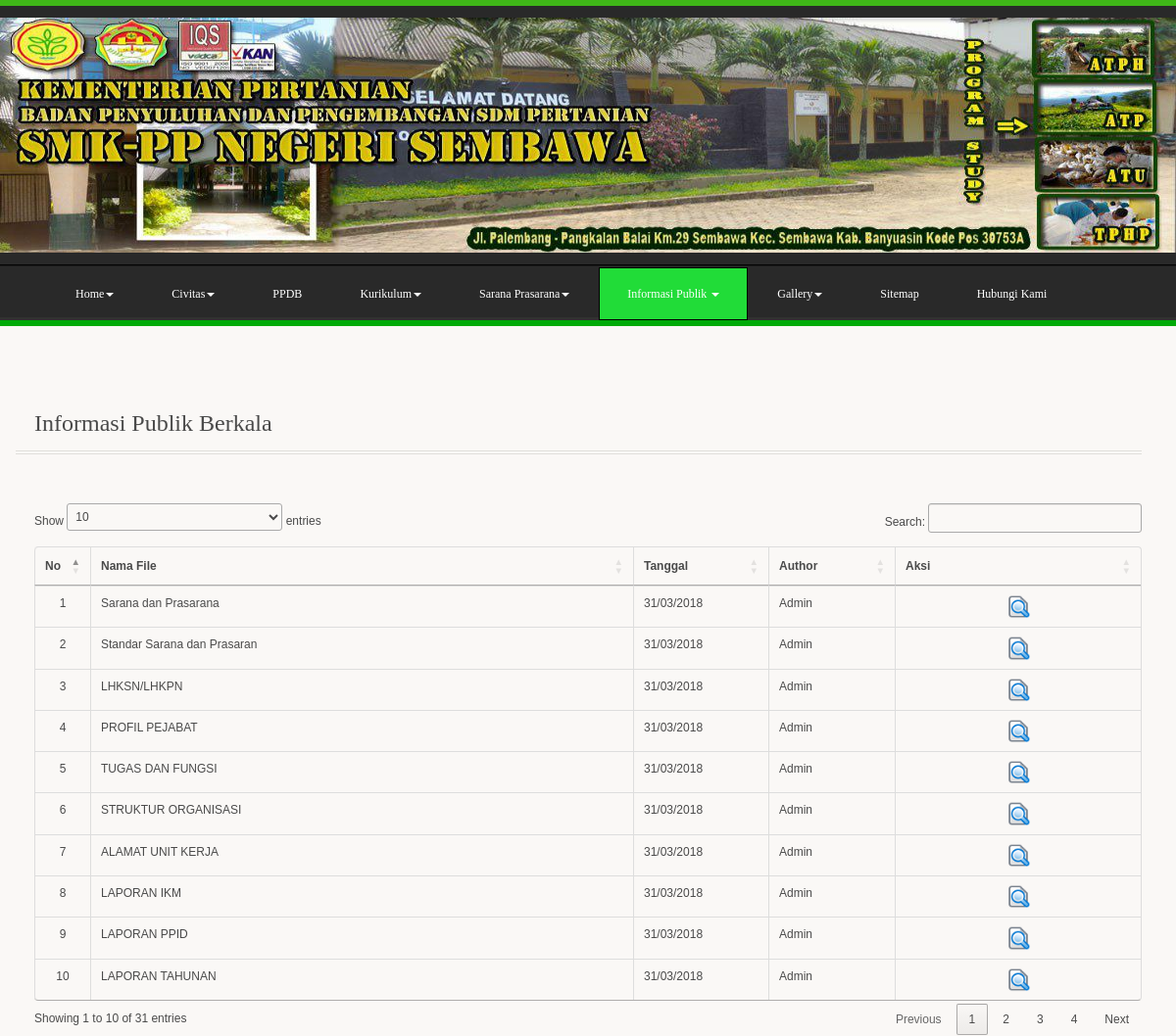
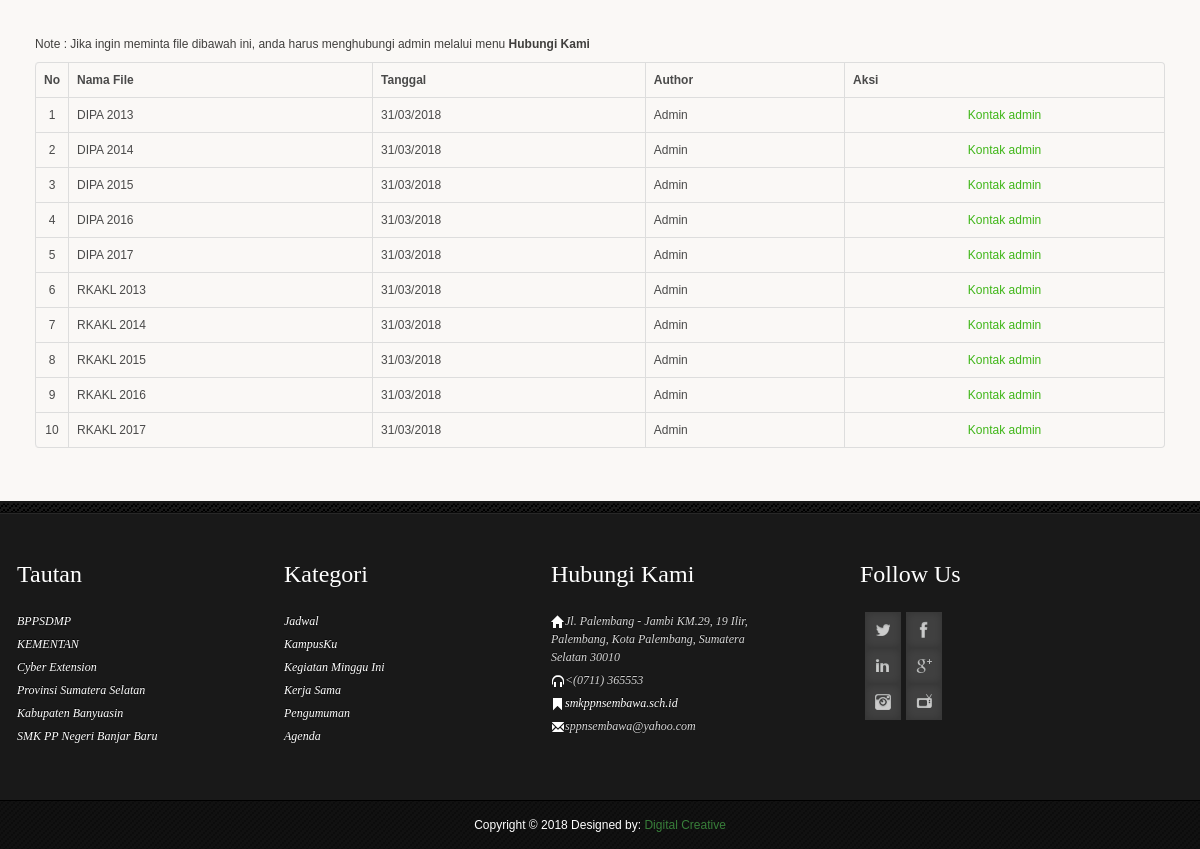
The app's page /index.php/informasi/informasi_publik_berkala with its own data (2 pictures, top to bottom).
### tables this page shows
CREATE TABLE `tbl_files` (
  `file_id` int(11) NOT NULL,
  `file_judul` varchar(120) DEFAULT NULL,
  `file_deskripsi` text,
  `file_tanggal` timestamp NULL DEFAULT CURRENT_TIMESTAMP,
  `file_oleh` varchar(60) DEFAULT NULL,
  `file_download` int(11) DEFAULT '0',
  `file_data` varchar(120) DEFAULT NULL,
  `kategori_file_id` int(11) NOT NULL
);

### application/controllers/Informasi.php (called while the page is built, shortened)
<?php
	class Informasi extends CI_Controller
	{
	function __construct()
	{
			$this->load->model('m_tulisan');
			$this->load->model('m_pengunjung');
			$this->load->model('m_files');
			$this->load->model('m_portfolio');
			$this->load->model('m_kontak');
			$this->load->model('m_galeri');
			$this->load->model('m_album');
    }
	function informasi_publik_berkala()
	{
		$y['title'] = 'Informasi Publik Berkala';
		$key = 1;
		$x['kontak'] =$this->m_files->get_file_by_name(4);
		$x['data']=$this->m_files->get_file_by_name($key);
		$this->load->view('v_header',$y);
		$this->load->view('v_sidebar',["side" => 6]);
		$this->load->view('v_i_p_berkala',$x);
		$this->load->view('v_footer');
	}
}
?>

### index.php (called while the page is built, shortened)
<?php
require_once BASEPATH.'core/CodeIgniter.php';

### application/models/M_files.php (called while the page is built, shortened)
<?php
class M_files extends CI_Model{
	function get_file_by_name($keyword){
		$hsl=$this->db->query("SELECT *,DATE_FORMAT(file_tanggal,'%d/%m/%Y') AS tanggal FROM tbl_files join tbl_kategori_files on kategori_file_id=kategori_f_id WHERE kategori_f_id = $keyword");
		return $hsl;
	}
}

### application/views/v_i_p_berkala.php (the view, shortened to what this page needs)
</section>
 <section class="content-holder b-none inner_content" style="margin-top: 50px;">
 	<section class="container2 container-fluid">
          <section class="row-fluid">
	<h2 class="heading">Informasi Publik Berkala</h2>
	<span class="border-line m-bottom" style="margin-top: 5px;margin-left: -19px;"></span>
<section class="page_content">
	<section class="span12 first">
		<table class="table table-bordered" id="myTable">
             <thead>
               <tr>
                 <th style="width: 20px;">No</th>
                 <th>Nama File</th>
                 <th>Tanggal</th>
                 <th>Author</th>
                 <th>Aksi</th>
               </tr>
             </thead>
             <tbody>
         		<?php
                       $no=0;
                       foreach ($data->result_array() as $d) :
                           $no++;
                           $judul=$d['file_judul'];
                           $oleh=$d['file_oleh'];
                           $tanggal=$d['tanggal'];
                           $file=$d['file_data'];
               ?>
         		<tr>
         			<td style="text-align: center;"><?php echo $no?></td>
         			<td><?php echo $judul?></td>
         			<td><?php echo $tanggal?></td>
         			<td><?php echo $oleh?></td>
         			<td style="text-align: center;"><a href="<?php echo base_url().'assets/files/'.$file?>" >
         				<img src="<?php echo base_url().'assets/img/View.png'?>" alt="Download" style=" width:11%;margin-bottom: 0px;">
         			</a></td>
         		</tr>
         		<?php endforeach;?>
             </tbody>
           </table>
           <br />
           <br />
           <p>Note : Jika ingin meminta file dibawah ini, anda harus menghubungi admin melalui menu <strong>Hubungi Kami</strong></p>
           <table class="table table-bordered" id="myTable">
             <thead>
               <tr>
                 <th style="width: 20px;">No</th>
                 <th>Nama File</th>
                 <th>Tanggal</th>
                 <th>Author</th>
                 <th>Aksi</th>
               </tr>
             </thead>
             <tbody>
             <?php
                       $no=0;
                       foreach ($kontak->result_array() as $c) :
                           $no++;
                           $judul=$c['file_judul'];
                           $oleh=$c['file_oleh'];
                           $tanggal=$c['tanggal'];
               ?>
             <tr>
               <td style="text-align: center;"><?php echo $no?></td>
               <td><?php echo $judul?></td>
               <td><?php echo $tanggal?></td>
               <td><?php echo $oleh?></td>
               <td style="text-align: center;"><a href="<?php echo base_url(). 'Informasi/hubungi_kami'?>" >
                 Kontak admin
               </a></td>
             </tr>
             <?php endforeach;?>
             </tbody>
           </table>
	</section>
</section>
</section>
 </section>

### assets/css/style.css (style rules this page uses)
article, aside, audio, canvas, command, datalist, details, embed, figcaption, figure, footer, header, hgroup, keygen, meter, nav, output, progress, section, source, video { display:block; margin:0; }
html, body { height:100%; margin:0; padding:0; }
a { text-decoration:none; outline:none; }
.first { margin-left:0 !important; }
.m-bottom { margin-bottom:0 !important; }
.content-holder { padding:40px 0; border-bottom:6px solid #3a813c; color:#4a4a4a; }
.content-holder.b-none { border:0; }
.border-line { background:url(../images/border-bg.png) repeat-x; height:4px; display:block; margin-bottom:22px; clear:both; }
.inner_content .border-line { background:url(../images/border-bg_2.png) repeat-x; height:4px; display:block; margin-bottom:22px; clear:both; }
.inner_content h2 { margin-bottom:10px; }
.inner_page p { color:#403f3d; }
.page_content img { width:100%; }
.inner_page .page_content { padding:50px 0 0; }
.first { margin-left:0; }

### assets/css/flexslid.css (style rules this page uses)
body { margin:0; padding:0; }

### assets/css/skins/default.css (style rules this page uses)
body { border-top: 6px solid #3fb618;; }
.content-holder { border-bottom: 6px solid #3fb618;; }
.news-bar .testimonials .flexslider .slides li.slide-image .caption p , a, .a-list li span, .art-link, .art-link a, .widget ul a, .widget ul.latest_post li span a, .title2, .vision_box h2, .math_icon span, .large, .event_detail p span, .container .page_404 h1, #mega_menu .n_m_list li a, #mega_menu a.anchor ,#mega_menu .readmore { color:#3fb618;; }

### assets/css/circle-hover.css (style rules this page uses)
* { -moz-box-sizing: border-box; -webkit-box-sizing: border-box; box-sizing: border-box; }

### assets/css/cp-menu.css (style rules this page uses)
body { background: coral; }

### records on screen
tbl_files: file_judul "Sarana dan Prasarana", tanggal "31/03/2018", file_oleh "Admin"
tbl_files: file_judul "Standar Sarana dan Prasaran", tanggal "31/03/2018", file_oleh "Admin"
tbl_files: file_judul "LHKSN/LHKPN", tanggal "31/03/2018", file_oleh "Admin"
tbl_files: file_judul "PROFIL PEJABAT", tanggal "31/03/2018", file_oleh "Admin"
tbl_files: file_judul "TUGAS DAN FUNGSI", tanggal "31/03/2018", file_oleh "Admin"
tbl_files: file_judul "STRUKTUR ORGANISASI", tanggal "31/03/2018", file_oleh "Admin"
tbl_files: file_judul "ALAMAT UNIT KERJA", tanggal "31/03/2018", file_oleh "Admin"
tbl_files: file_judul "LAPORAN IKM", tanggal "31/03/2018", file_oleh "Admin"
tbl_files: file_judul "LAPORAN PPID", tanggal "31/03/2018", file_oleh "Admin"
tbl_files: file_judul "LAPORAN TAHUNAN", tanggal "31/03/2018", file_oleh "Admin"
tbl_files: file_judul "DIPA 2013", tanggal "31/03/2018", file_oleh "Admin"
tbl_files: file_judul "DIPA 2014", tanggal "31/03/2018", file_oleh "Admin"
tbl_files: file_judul "DIPA 2015", tanggal "31/03/2018", file_oleh "Admin"
tbl_files: file_judul "DIPA 2016", tanggal "31/03/2018", file_oleh "Admin"
tbl_files: file_judul "DIPA 2017", tanggal "31/03/2018", file_oleh "Admin"
tbl_files: file_judul "RKAKL 2013", tanggal "31/03/2018", file_oleh "Admin"
tbl_files: file_judul "RKAKL 2014", tanggal "31/03/2018", file_oleh "Admin"
tbl_files: file_judul "RKAKL 2015", tanggal "31/03/2018", file_oleh "Admin"
tbl_files: file_judul "RKAKL 2016", tanggal "31/03/2018", file_oleh "Admin"
tbl_files: file_judul "RKAKL 2017", tanggal "31/03/2018", file_oleh "Admin"
